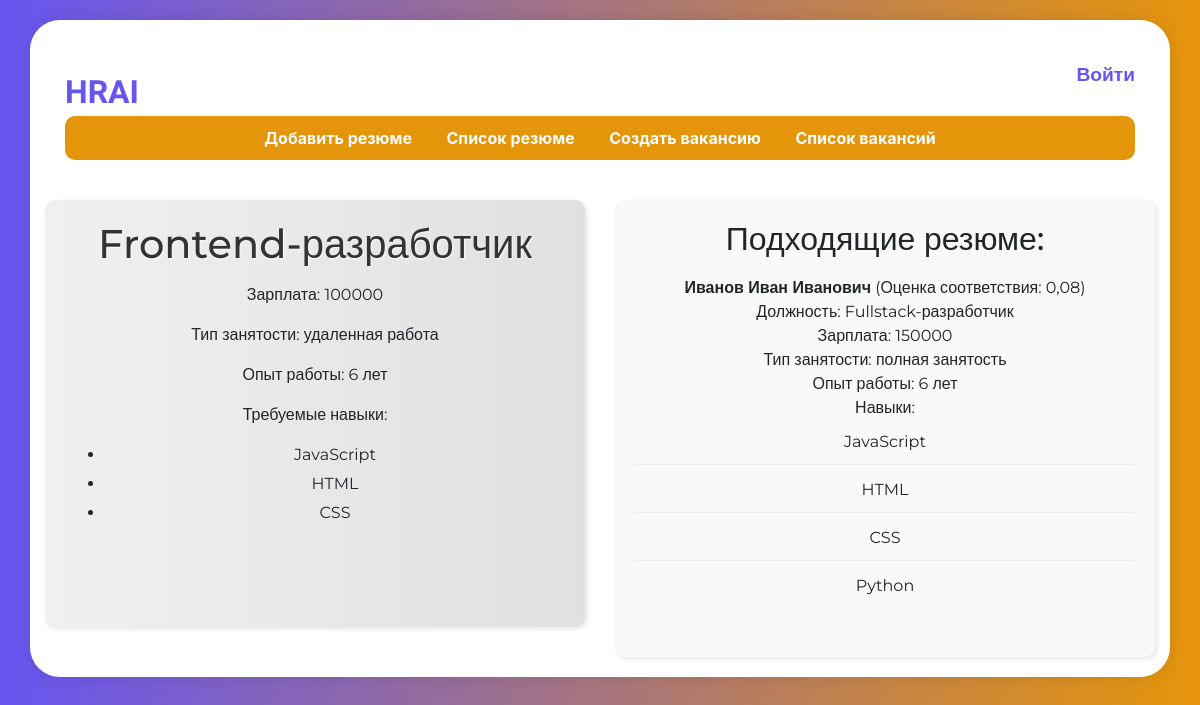
Page /list_vacancy/current_vacancy/2/ on the earlier database version.
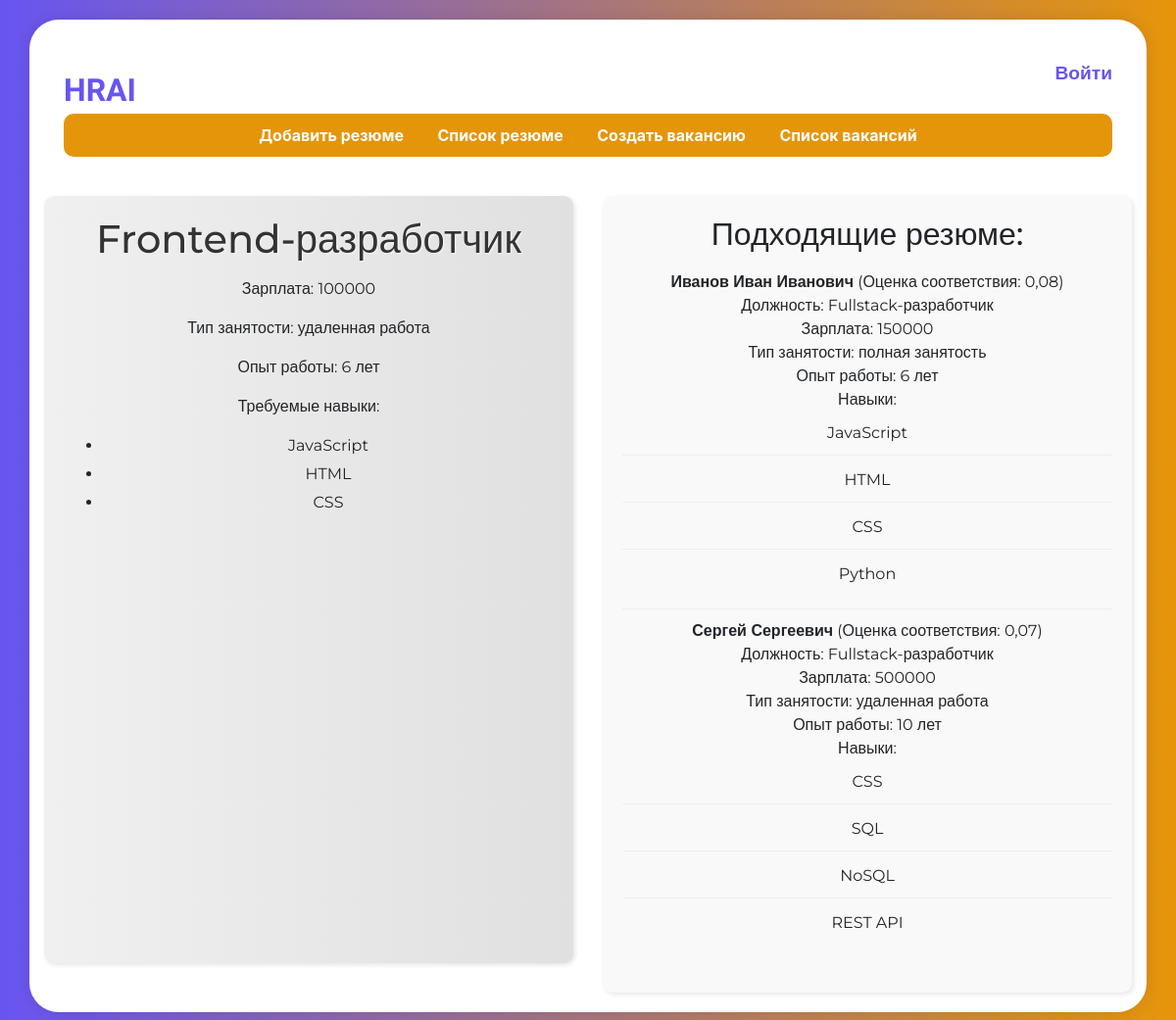
Same page on the later database version.
### main/models.py (models this page shows, shortened)
class Vacancy(models.Model):
    job_titles = [
        ["Программист", "Программист"],
        ["Менеджер проекта", "Менеджер проекта"],
        ["Инженер-программист", "Инженер-программист"],
        ["Дизайнер UX/UI", "Дизайнер UX/UI"],
        ["Data Scientist", "Data Scientist"],
        ["Аналитик данных", "Аналитик данных"],
        ["Тестировщик ПО", "Тестировщик ПО"],
        ["DevOps-инженер", "DevOps-инженер"],
        ["Frontend-разработчик", "Frontend-разработчик"],
        ["Backend-разработчик", "Backend-разработчик"],
        ["Fullstack-разработчик", "Fullstack-разработчик"],
        ["Системный администратор", "Системный администратор"],
        ["Специалист по кибербезопасности", "Специалист по кибербезопасности"],
        ["Менеджер по продажам", "Менеджер по продажам"],
        ["Маркетолог", "Маркетолог"],
        ["Бухгалтер", "Бухгалтер"],
        ["Юрист", "Юрист"],
        ["HR-менеджер", "HR-менеджер"],
        ["Руководитель проекта", "Руководитель проекта"],
        ["Архитектор ПО", "Архитектор ПО"]
    ]
    position = models.CharField(max_length=255, choices=job_titles, verbose_name='Должность')
    salary = models.IntegerField(verbose_name='Зарплата', null=True, blank=True)
    EMPLOYMENT_TYPE_CHOICES = [
        ('удаленная работа', 'Удаленная работа'),
        ('полная занятость', 'Полная занятость'),
        ('частичная занятость', 'Частичная занятость'),
        ('проектная работа', 'Проектная работа'),
    ]
    employment_type = models.CharField(max_length=100, choices=EMPLOYMENT_TYPE_CHOICES, verbose_name='Тип занятости')
    work_experience = models.IntegerField(verbose_name='Опыт работы', null=True, blank=True)

class VacancySkill(models.Model):
    vacancy = models.ForeignKey(Vacancy, on_delete=models.CASCADE, related_name='skills')
    skill = models.ForeignKey(Skill, on_delete=models.CASCADE)
    class Meta:
        unique_together = ('vacancy', 'skill')  # Запрещает дубликаты навыков для одного резюме

class Skill(models.Model):
    name = models.CharField(max_length=255, verbose_name='Навык')

class Resume(models.Model):
    job_titles = [
        ["Программист", "Программист"],
        ["Менеджер проекта", "Менеджер проекта"],
        ["Инженер-программист", "Инженер-программист"],
        ["Дизайнер UX/UI", "Дизайнер UX/UI"],
        ["Data Scientist", "Data Scientist"],
        ["Аналитик данных", "Аналитик данных"],
        ["Тестировщик ПО", "Тестировщик ПО"],
        ["DevOps-инженер", "DevOps-инженер"],
        ["Frontend-разработчик", "Frontend-разработчик"],
        ["Backend-разработчик", "Backend-разработчик"],
        ["Fullstack-разработчик", "Fullstack-разработчик"],
        ["Системный администратор", "Системный администратор"],
        ["Специалист по кибербезопасности", "Специалист по кибербезопасности"],
        ["Менеджер по продажам", "Менеджер по продажам"],
        ["Маркетолог", "Маркетолог"],
        ["Бухгалтер", "Бухгалтер"],
        ["Юрист", "Юрист"],
        ["HR-менеджер", "HR-менеджер"],
        ["Руководитель проекта", "Руководитель проекта"],
        ["Архитектор ПО", "Архитектор ПО"]
    ]
    full_name = models.CharField(max_length=255, verbose_name='ФИО')
    position = models.CharField(max_length=255, choices=job_titles, verbose_name='Должность')
    salary = models.IntegerField(verbose_name='Зарплата', null=True, blank=True)
    EMPLOYMENT_TYPE_CHOICES = [
        ('удаленная работа', 'Удаленная работа'),
        ('полная занятость', 'Полная занятость'),
        ('частичная занятость', 'Частичная занятость'),
        ('проектная работа', 'Проектная работа'),
    ]
    employment_type = models.CharField(max_length=100, choices=EMPLOYMENT_TYPE_CHOICES, verbose_name='Тип занятости')
    work_experience = models.IntegerField(verbose_name='Опыт работы', null=True, blank=True)

class ResumeSkill(models.Model):
    resume = models.ForeignKey(Resume, on_delete=models.CASCADE, related_name='skills')
    skill = models.ForeignKey(Skill, on_delete=models.CASCADE)
    class Meta:
        unique_together = ('resume', 'skill')  # Запрещает дубликаты навыков для одного резюме

### main/views.py (the view)
# urls.py: path('list_vacancy/current_vacancy/<int:vacancy_id>/', views.current_vacancy, name='current_vacancy'),
def current_vacancy(request, vacancy_id):
    vacancy = get_object_or_404(Vacancy, pk=vacancy_id)
    resumes = Resume.objects.all()
    matched_resumes = []
    for resume in resumes:
        score = calculate_match_score(vacancy, resume)
        if (score != 0):
            matched_resumes.append((resume, score))
    matched_resumes.sort(key=lambda x: x[1], reverse=True)
    return render(request, 'main/current_vacancy.html', {
        'vacancy': vacancy,
        'matched_resumes': matched_resumes,
    })

### main/templates/main/current_vacancy.html (shortened to what this page needs)
{% extends 'main/base.html' %}
{% load static %}
{% block header-content %}
<nav>
    <div class="dropdown">
        <a href="{% url 'create_resume' %}" id="create-resume-link">Добавить резюме</a>
        <a href="{% url 'list_resume' %}" id="list-resume-link">Список резюме</a>
        <a href="{% url 'create_vacancy' %}" id="create-vacancy-link">Создать вакансию</a>
        <a href="{% url 'list_vacancy' %}" id="list-vacancy-link">Список вакансий</a>
    </div>
</nav>
{% endblock %}
{% block main_content %}
    <div class="vacancy-container">
        <div class="vacancy-details">
            <h1>{{ vacancy.position }}</h1>
            <p>Зарплата: {{ vacancy.salary }}</p>
            <p>Тип занятости: {{ vacancy.employment_type }}</p>
            <p>Опыт работы: {{ vacancy.work_experience }} лет</p>
            <p>Требуемые навыки:
                <ul class="skills-list">
                    {% for skill in vacancy.skills.all %}
                        <li>{{ skill.skill.name }}</li>
                    {% endfor %}
                </ul>
            </p>
        </div>
        <div class="resumes-list">
            <h2>Подходящие резюме:</h2>
            {% if matched_resumes %}
                <ul>
                    {% for resume, score in matched_resumes %}
                        <li>
                            <strong>{{ resume.full_name }}</strong> (Оценка соответствия: {{ score|floatformat:2 }})<br>
                            Должность: {{ resume.position }}<br>
                            Зарплата: {{ resume.salary }}<br>
                            Тип занятости: {{ resume.employment_type }}<br>
                            Опыт работы: {{ resume.work_experience }} лет<br>
                            Навыки:
                            <ul class="resume-skills-list">
                                {% for skill in resume.skills.all %}
                                    <li>{{ skill.skill.name }}</li>
                                {% endfor %}
                            </ul>
                        </li>
                    {% endfor %}
                </ul>
            {% else %}
                <p>К сожалению, подходящих резюме не найдено.</p>
            {% endif %}
        </div>
    </div>
{% endblock %}

### main/templates/main/base.html (shortened to what this page needs)
{% load static %}
<!DOCTYPE html>
<html lang="ru">
<head>
    <link rel="stylesheet" href="{% static 'main/css/styles.css' %}">
    <link rel="stylesheet" href="https://stackpath.bootstrapcdn.com/bootstrap/4.5.2/css/bootstrap.min.css">
</head>
<body>
    <div class="container">
            <header>
                <div class="logo_user-info">
                    <a href="{% url 'home' %}" class="logo">HRAI</a>
                    <div class="user-info">
                        {% if user.is_authenticated %}
                            <p class="username">{{ user.username }}</p>
                            <form id="logout-form" method="post" action="{% url 'logout' %}">
                                {% csrf_token %}
                            </form>
                            <a href="javascript:void(0)" class="logout-link" onclick="document.getElementById('logout-form').submit();">Выход</a>
                        {% else %}
                            <a href="{% url 'login' %}" class="login-link">Войти</a>
                        {% endif %}
                    </div>
                </div>
                {% block header-content %}
                {% endblock %}
            </header>
        {% block main %}
            <main>
                {% block main_content %}{% endblock %}
            </main>
        {% endblock %}
    </div>
</body>
</html>

### main/static/main/css/styles.css (style rules this page uses)
body { font-family: 'Montserrat', sans-serif; margin: 0; min-height: 100vh; background: repeating-linear-gradient(to right, #6755f1, #e6950a); display: flex; justify-content: center; align-items: flex-start; }
.container { background: white; border-radius: 30px; width: 90%; max-width: 1200px; margin: 20px auto; box-shadow: 0 0 15px rgba(0, 0, 0, 0.1); padding: 20px; box-sizing: border-box; }
header { display: flex; justify-content: space-between; align-items: center; padding: 20px; width: 100%; box-sizing: border-box; position: relative; }
h1 { color: #6755F1; }
.logo { font-family: 'Kufam', sans-serif; font-size: 2em; color: #6755F1; text-decoration: none; padding-top: 8px; font-weight: 600; }
nav { display: flex; justify-content: center; width: 100%; background-color: #E5950A; padding: 10px 0; box-sizing: border-box; border-radius: 10px; text-align: center; }
.dropdown { position: relative; display: inline-block; }
.dropdown a { text-decoration: none; color: white; font-weight: bold; padding: 8px 15px; border-radius: 5px; background-color: #E5950A; cursor: pointer; }
.logo_user-info { display:flex; }
.user-info { text-align: right; width: 100%; }
.username, .logout-link, .login-link { display: inline-block; margin-left: 10px; vertical-align: middle; color: #6755F1; font-family: 'Montserrat', sans-serif; font-size: 1.2em; font-weight: bold; }
main { text-align: center; margin-top: 20px; font-family: 'Montserrat', sans-serif; }
h2 { font-size: 1.5em; margin-bottom: 10px; font-weight: bold; }
li:last-child { border-bottom: none; }
li strong { font-weight: bold; }
li ul { padding-left: 20px; list-style: disc; }
.vacancy-details { background: linear-gradient(to right, #f0f0f0, #e0e0e0); padding: 30px; border-radius: 20px; box-shadow: 4px 4px 10px rgba(0, 0, 0, 0.2); margin-bottom: 30px; }
.vacancy-details h1 { color: #333; margin-bottom: 15px; text-shadow: 1px 1px 2px rgba(255, 255, 255, 0.8); }
.vacancy-container { display: flex; justify-content: space-between; gap: 30px; margin-top: 20px; }
.vacancy-details, .resumes-list { flex: 1; padding: 20px; border-radius: 10px; box-shadow: 2px 2px 5px rgba(0, 0, 0, 0.1); background-color: #f9f9f9; }
.resumes-list ul { list-style: none; padding: 0; }
.resumes-list li { border-bottom: 1px solid #eee; padding: 10px 0; }
.resumes-list li:last-child { border-bottom: none; }
.skills-list li { margin-bottom: 5px; }
.resume-skills-list { list-style: none; padding-left: 20px; }
.resume-skills-list li { margin-bottom: 3px; }

Differences in the rows shown:
added Resume: full_name "Сергей Сергеевич", score "0,07", position "Fullstack-разработчик", salary "500000", employment_type "удаленная работа", work_experience "10"
added ResumeSkill: skill.name "CSS", shown under "Сергей Сергеевич"
added ResumeSkill: skill.name "SQL", shown under "Сергей Сергеевич"
added ResumeSkill: skill.name "NoSQL", shown under "Сергей Сергеевич"
added ResumeSkill: skill.name "REST API", shown under "Сергей Сергеевич"
